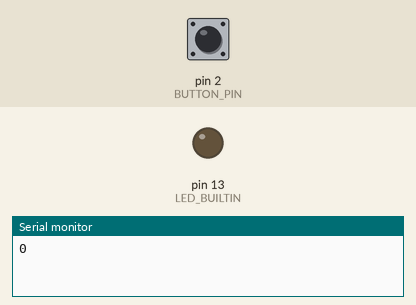
A sketch run on a simulated Arduino Uno, built with avr-gcc and run on an emulated ATmega328P. Shown: output pins drawn as LEDs (lit = HIGH), the last lines printed to the serial monitor. The inputs (shaded band) are chosen by the test bench; at power-on: pin 2 (BUTTON_PIN) HIGH.

Above: at 1.2 s.
1.3 s: pin 2 (BUTTON_PIN) pulled LOW for 0.15 s
At 1.6 s:
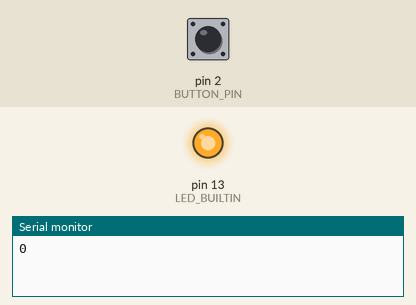
2.9 s: pin 2 (BUTTON_PIN) pulled LOW for 1 s
At 4.0 s:
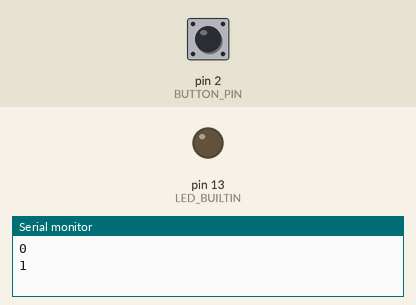
5.4 s: pin 2 (BUTTON_PIN) pulled LOW for 3.2 s
At 5.9 s:
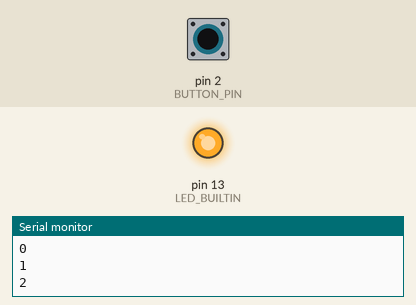
Timing chart, 0 to 8.4 s (numbered marks = the images above; inputs shaded):
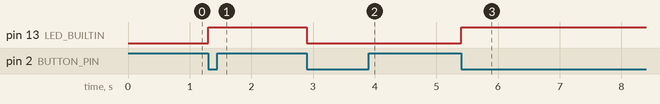

Measured:
- after the input at 1.3 s, pin 13 (LED_BUILTIN): LOW → HIGH at once
- after the input at 2.9 s, pin 13 (LED_BUILTIN): HIGH → LOW at once
- after the input at 5.4 s, pin 13 (LED_BUILTIN): LOW → HIGH at once

The sketch:

interrupt-debounce.ino
```cpp
const int BUTTON_PIN = 2;
// Uno에서 인터럽트가 되는 핀은 2번과 3번뿐임

volatile int count = 0;
// volatile : 값이 코드 흐름 밖(ISR)에서 바뀔 수 있으니, 컴파일러가 값을 기억해 두지 않고
// 매번 메모리에서 읽게 하는 키워드. ISR과 loop가 함께 쓰는 변수에 붙임
// count : 버튼을 누른 횟수를 세는 변수

volatile bool ledOn = false;
// LED가 현재 켜져 있는지 기억함, 시작값은 꺼짐(false)

volatile unsigned long lastEdge = 0;
// unsigned long : millis() 값을 담기 위해 사용함
// 마지막으로 핀 값이 "변한" 시각을 ms 단위로 저장함, 튕김으로 변한 것도 모두 기록함

void onChange() {
  // ISR(인터럽트 서비스 루틴): 핀 값이 변하는 순간 자동으로 실행되는 함수
  // 직접 호출하지 않음, 짧게 작성해야 하며 안에서 delay() 사용 금지

  unsigned long now = millis();
  // millis(): 보드가 켜진 뒤 지난 시간(ms)을 돌려주는 함수
  // 지금 시각을 now에 저장해 두고 비교에 사용함

  if (now - lastEdge > 20) {
    // 지금 시각 - 마지막 변화 시각이 20ms보다 크면, 마지막 변화 뒤 20ms 넘게 조용했다는 뜻
    // 이 경우만 튕김이 끝난 새 변화로 보고, 튕김은 간격이 짧아 여기서 걸러짐

    if (digitalRead(BUTTON_PIN) == LOW) {
      // CHANGE로 감시하면 뗄 때(LOW → HIGH)도 ISR이 호출됨
      // 이 조건으로 눌린 상태일 때만 통과시켜, 뗄 때의 변화는 세지 않음

      ledOn = !ledOn;
      // ! : HIGH는 LOW로, LOW는 HIGH로

      digitalWrite(LED_BUILTIN, ledOn);
      // true는 HIGH, false는 LOW로 취급되어 LED가 켜지거나 꺼짐

      count++;
      // count를 1 증가시킴, count = count + 1과 같은 의미
    }
  }

  lastEdge = now;
  // 마지막 변화 시각을 지금으로 갱신함
  // if 바깥에 있어서 if 조건을 통과했든 못했든 항상 실행됨 (
  // 튕김이 이어지는 동안 계속 갱신되어 "아직 조용하지 않음" 상태가 유지됨
}

void setup() {
  Serial.begin(9600);
  // 컴퓨터와 글자를 주고받는 시리얼 통신을 시작함
  // 9600은 전송 속도 설정값이며 시리얼 모니터 설정과 맞아야 함

  pinMode(LED_BUILTIN, OUTPUT);
  pinMode(BUTTON_PIN, INPUT_PULLUP);

  attachInterrupt(digitalPinToInterrupt(BUTTON_PIN), onChange, CHANGE);
  // attachInterrupt: 인터럽트 등록, 세 가지를 지정함
  //  1) digitalPinToInterrupt(BUTTON_PIN): 감시할 핀 (핀 번호를 인터럽트 번호로 변환함)
  //  2) onChange: 변화가 생기면 실행할 함수 이름
  //  3) CHANGE: HIGH → LOW와 LOW → HIGH 두 방향 모두 감시함
  // 뗄 때의 튕김까지 lastEdge에 기록해야 걸러낼 수 있어서 FALLING 대신 CHANGE를 씀
}

void loop() {
  Serial.println(count);
  // count 값을 시리얼 모니터에 한 줄로 출력함 (맨 끝에 줄바꿈이 붙음)

  delay(2000);
  // 인터럽트는 폴링과는 다르게 delay 중에도 변화가 생기는 순간 onChange가 실행됨
}
```

pointer_array_sum.c
```cpp
#include <stdio.h>

// p: 배열의 첫 칸 주소를 받는 포인터, n: 원소 개수
int sum(int *p, int n) {
    int total = 0;                  // 합계를 저장할 변수 (0으로 시작)
    for (int i = 0; i < n; i++) {   // i = 0, 1, 2, ... n-1 까지 반복
        total += *(p + i);          // (p + i): 첫 칸에서 i칸 떨어진 칸의 주소
                                    // *(p + i): 그 칸의 값 -> total에 더함
                                    // 괄호가 없으면 *p + i (첫 칸 값 + i)가 되어 틀림
    }
    return total;                   // 다 더한 합계를 돌려줌
}

int main(void) {
    int arr[5] = {1, 2, 3, 4, 5};           // int 칸 5개가 연속으로 놓인 배열
    printf("합: %d\n", sum(arr, 5));        // arr = 첫 칸의 주소를 넘김 -> 1+2+3+4+5 = 15
    return 0;                               // 프로그램 정상 종료
}
```

pointer_basic.c
```cpp
#include <stdio.h>

int main(void) {
    int x = 10;       // int 변수 x 선언, 값 10 저장
    int *p = &x;      // 포인터 p 선언: &x(x의 주소)를 p에 저장 -> p는 x를 가리킴

    printf("x의 값: %d\n", x);                    // x에 들어 있는 값 (10)
    printf("x의 주소: %p\n", (void *)&x);         // &x: x 칸의 주소
    printf("p에 저장된 값: %p\n", (void *)p);     // p에 든 값 = x의 주소 (위 줄과 같음)
    printf("p가 가리키는 값: %d\n", *p);          // *p: p가 가리키는 칸의 값 = x (10)

    *p = 20;          // p가 가리키는 칸(x)에 20 저장 -> x가 직접 바뀜
    printf("*p = 20 이후 x: %d\n", x);            // x는 20

    *p = *p + 5;      // x의 현재 값(20)에 5를 더해 다시 x에 저장 -> 25
    printf("x: %d\n", x);                         // x는 25

    return 0;         // 프로그램 정상 종료
}
```

pointer_swap.c
```cpp
#include <stdio.h>

// 값 복사 방식
// a, b는 x, y의 복사본이라 함수 안에서 바꿔도 원본은 그대로 유지됨
void swap_wrong(int a, int b) {
    int tmp = a;      // a의 값을 임시 보관
    a = b;            // 복사본 a에 b의 값 대입
    b = tmp;          // 복사본 b에 tmp 대입 (함수가 끝나면 a, b는 사라짐)
}

// 주소 전달 방식
// a, b는 x, y의 주소를 받아 원본 칸을 직접 바꿈
void swap(int *a, int *b) {
    int tmp = *a;     // a가 가리키는 값(x)을 임시 보관
    *a = *b;          // a가 가리키는 칸(x)에 b가 가리키는 값(y)을 넣기
    *b = tmp;         // b가 가리키는 칸(y)에 tmp를 넣기
}

int main(void) {
    int x = 3, y = 7;

    swap_wrong(x, y);                                  // x, y의 값(3, 7)이 복사되어 전달됨
    printf("잘못된 경우 : x=%d, y=%d\n", x, y);        // 원본은 안 바뀌어 x=3, y=7

    swap(&x, &y);                                      // &x, &y: x, y의 주소를 전달
    printf("옳게 된 경우 : x=%d, y=%d\n", x, y);       // 원본이 바뀌어 x=7, y=3

    return 0;         // 프로그램 정상 종료
}
```

struct_sensor.c
```cpp
#include <stdio.h>

// 센서 1개의 정보를 묶은 구조체
struct Sensor {
    int id;         // 센서 번호
    int temp;       // 온도
    int status;     // 상태 (0: 정상, 1: 경고)
};

// 구조체의 주소를 받아 원본의 status를 바꾸는 함수
void check(struct Sensor *ps) {
    if (ps->temp > 50) {        // ps->temp: ps가 가리키는 센서의 온도
        ps->status = 1;         // 50 초과면 원본의 status를 경고(1)로 변경
    }
}

int main(void) {
    // 바깥 { }는 배열 전체, 안쪽 { }는 센서 1개 (id, temp, status 순서)
    struct Sensor sensors[3] = { {1, 25, 0}, {2, 80, 0}, {3, 40, 0} };

    for (int i = 0; i < 3; i++) {
        check(&sensors[i]);     // i번째 센서의 주소를 넘김 (원본이 바뀜)
    }

    for (int i = 0; i < 3; i++) {
        printf("id=%d, temp=%d, status=%d\n",
               sensors[i].id, sensors[i].temp, sensors[i].status);
    }

    return 0;
}
```
